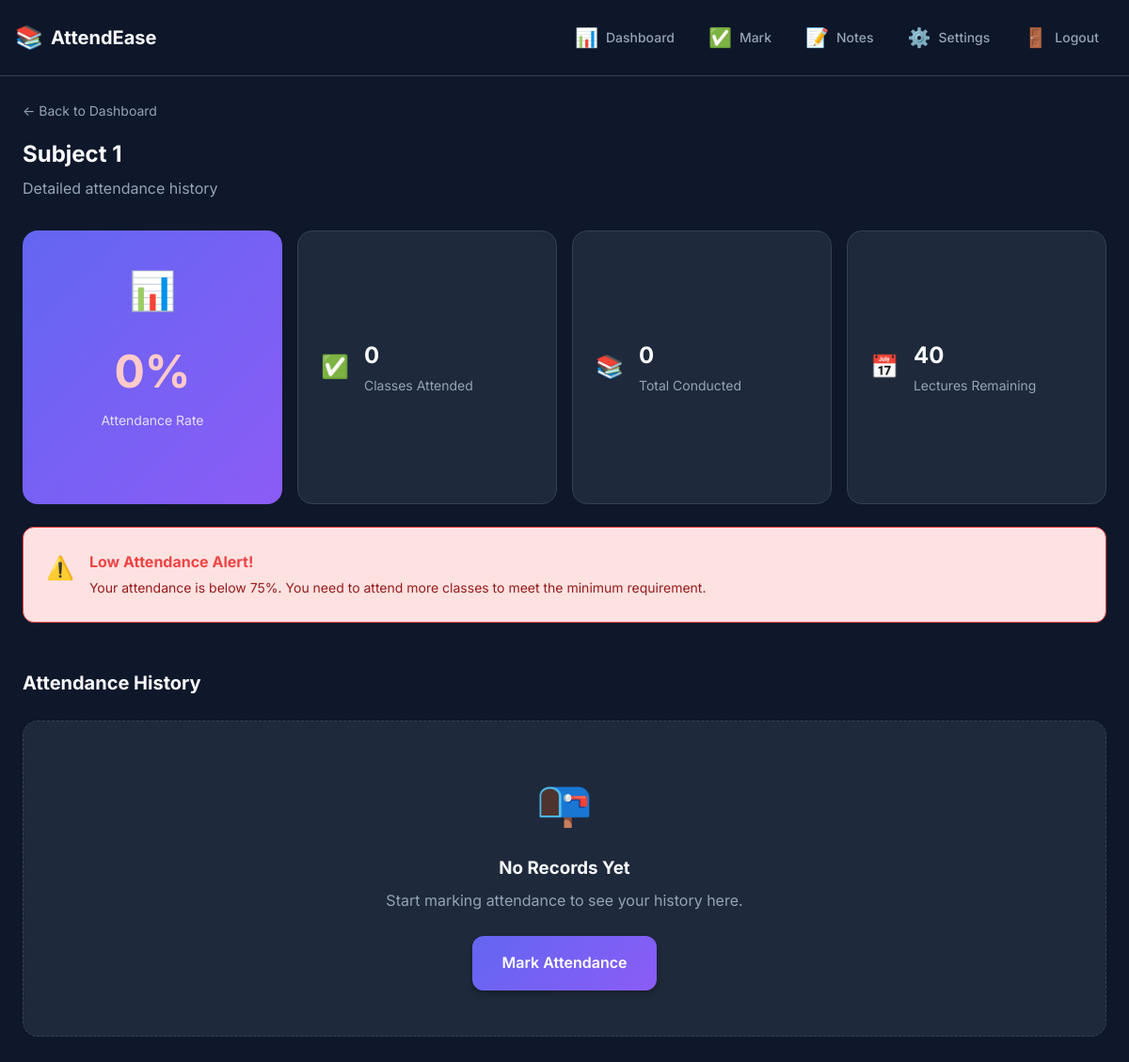
Page /subject/1 (signed in) on the earlier database version.
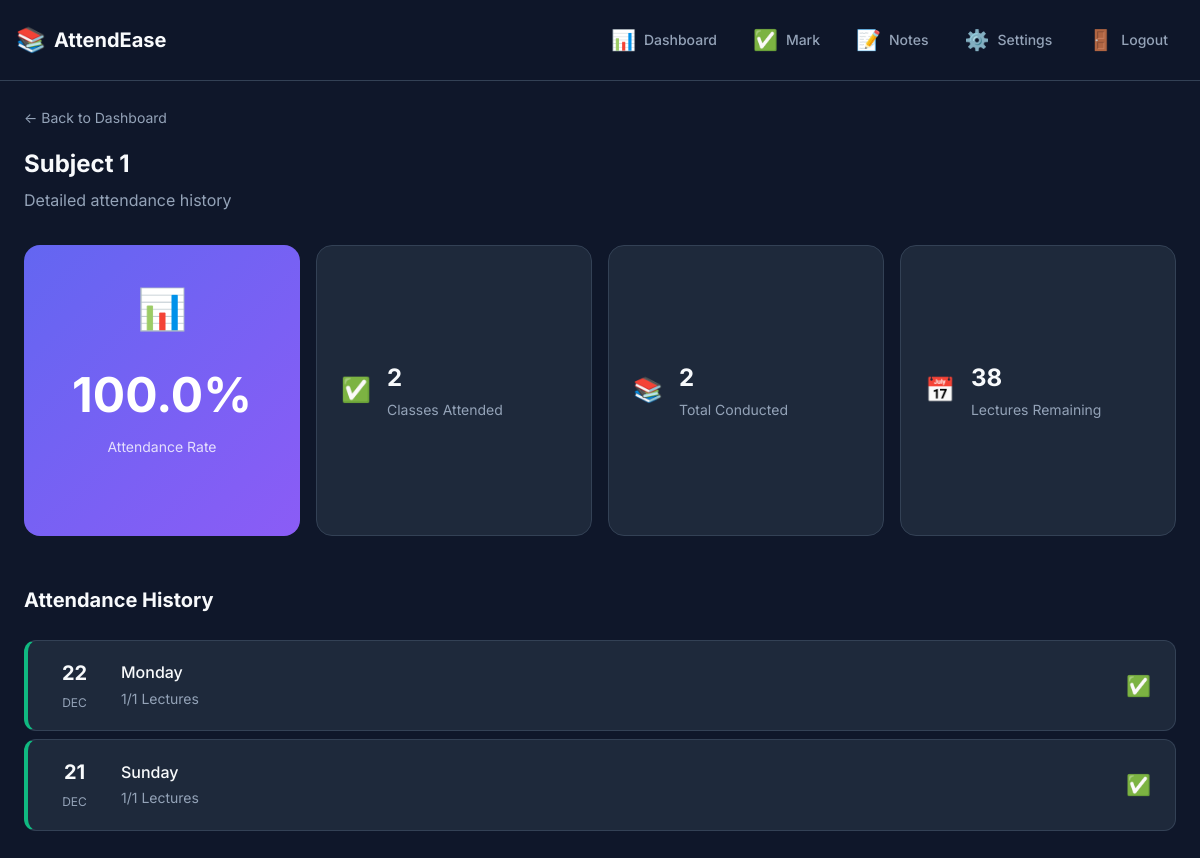
Same page on the later database version.
### models.py (models this page shows)
class Subject(db.Model):
    __tablename__ = 'subjects'
    id = db.Column(db.Integer, primary_key=True)
    name = db.Column(db.String(100), nullable=False)
    total_lectures = db.Column(db.Integer, default=40)
    attendance_records = db.relationship('Attendance', backref='subject', lazy='dynamic')
    def get_user_attendance(self, user_id):
        from sqlalchemy import func
        result = db.session.query(
            func.coalesce(func.sum(Attendance.lectures_present), 0).label('present'),
            func.coalesce(func.sum(Attendance.lectures_total), 0).label('total')
        ).filter_by(user_id=user_id, subject_id=self.id).first()
        present = result.present if result else 0
        total = result.total if result else 0
        percentage = (present / total * 100) if total > 0 else 0
        remaining = max(0, self.total_lectures - total)
        return {
            'attended': present,
            'total_marked': total,
            'total_lectures': self.total_lectures,
            'remaining': remaining,
            'percentage': round(percentage, 1)
        }

class Attendance(db.Model):
    __tablename__ = 'attendance'
    id = db.Column(db.Integer, primary_key=True)
    user_id = db.Column(db.Integer, db.ForeignKey('users.id'), nullable=False)
    subject_id = db.Column(db.Integer, db.ForeignKey('subjects.id'), nullable=False)
    date = db.Column(db.Date, nullable=False, default=datetime.utcnow().date)
    lectures_present = db.Column(db.Integer, default=1)
    lectures_total = db.Column(db.Integer, default=1)
    created_at = db.Column(db.DateTime, default=datetime.utcnow)
    __table_args__ = (db.UniqueConstraint('user_id', 'subject_id', 'date', name='unique_attendance'),)

### app.py (the view)
@app.route('/subject/<int:subject_id>')
@login_required
def subject_detail(subject_id):
    subject = Subject.query.get_or_404(subject_id)
    stats = subject.get_user_attendance(current_user.id)
    records = Attendance.query.filter_by(
        user_id=current_user.id,
        subject_id=subject_id
    ).order_by(Attendance.date.desc()).all()
    return render_template('subject_detail.html', subject=subject, stats=stats, records=records)

### app.py (called while the page is built)
@login_manager.user_loader
def load_user(user_id):
    return User.query.get(int(user_id))

### templates/subject_detail.html (shortened to what this page needs)
{% extends 'base.html' %}
{% block content %}
<div class="subject-detail">
    <header class="page-header">
        <a href="{{ url_for('dashboard') }}" class="back-link">← Back to Dashboard</a>
        <h1>{{ subject.name }}</h1>
        <p>Detailed attendance history</p>
    </header>
    <section class="subject-overview">
        <div class="overview-grid">
            <div class="overview-card main">
                <div class="card-icon">📊</div>
                <div class="card-content">
                    <span class="card-value {{ 'low' if stats.percentage < 75 else 'good' }}">{{ stats.percentage
                        }}%</span>
                    <span class="card-label">Attendance Rate</span>
                </div>
            </div>
            <div class="overview-card">
                <div class="card-icon">✅</div>
                <div class="card-content">
                    <span class="card-value">{{ stats.attended }}</span>
                    <span class="card-label">Classes Attended</span>
                </div>
            </div>
            <div class="overview-card">
                <div class="card-icon">📚</div>
                <div class="card-content">
                    <span class="card-value">{{ stats.total_marked }}</span>
                    <span class="card-label">Total Conducted</span>
                </div>
            </div>
            <div class="overview-card">
                <div class="card-icon">📅</div>
                <div class="card-content">
                    <span class="card-value">{{ stats.remaining }}</span>
                    <span class="card-label">Lectures Remaining</span>
                </div>
            </div>
        </div>
        {% if stats.percentage < 75 %} <div class="warning-banner">
            <span class="warning-icon">⚠️</span>
            <div class="warning-content">
                <strong>Low Attendance Alert!</strong>
                <p>Your attendance is below 75%. You need to attend more classes to meet the minimum requirement.</p>
            </div>
</div>
{% endif %}
</section>
<section class="history-section">
    <h2>Attendance History</h2>
    {% if records %}
    <div class="history-list">
        {% for record in records %}
        <div
            class="history-item {{ 'present' if record.lectures_present == record.lectures_total else ('absent' if record.lectures_present == 0 else 'partial') }}">
            <div class="history-date">
                <span class="date-day">{{ record.date.strftime('%d') }}</span>
                <span class="date-month">{{ record.date.strftime('%b') }}</span>
            </div>
            <div class="history-info">
                <span class="history-day">{{ record.date.strftime('%A') }}</span>
                <span class="history-status">{{ record.lectures_present }}/{{ record.lectures_total }} Lectures</span>
            </div>
            <div class="history-icon">
                {% if record.lectures_present == record.lectures_total %}
                ✅
                {% elif record.lectures_present == 0 %}
                ❌
                {% else %}
                ⚠️
                {% endif %}
            </div>
        </div>
        {% endfor %}
    </div>
    {% else %}
    <div class="empty-state">
        <div class="empty-icon">📭</div>
        <h3>No Records Yet</h3>
        <p>Start marking attendance to see your history here.</p>
        <a href="{{ url_for('mark_attendance') }}" class="btn btn-primary">Mark Attendance</a>
    </div>
    {% endif %}
</section>
</div>
{% endblock %}

### templates/base.html (shortened to what this page needs)
<!DOCTYPE html>
<html lang="en">
<head>
    <link rel="stylesheet" href="{{ url_for('static', filename='css/style.css') }}">
</head>
<body>
    {% if current_user.is_authenticated %}
    <nav class="navbar">
        <div class="nav-container">
            <a href="{{ url_for('dashboard') }}" class="nav-brand">
                <span class="brand-icon">📚</span>
                <span class="brand-text">AttendEase</span>
            </a>
            <div class="nav-menu">
                <a href="{{ url_for('dashboard') }}"
                    class="nav-link {% if request.endpoint == 'dashboard' %}active{% endif %}">
                    <span class="nav-icon">📊</span>
                    <span>Dashboard</span>
                </a>
                <a href="{{ url_for('mark_attendance') }}"
                    class="nav-link {% if request.endpoint == 'mark_attendance' %}active{% endif %}">
                    <span class="nav-icon">✅</span>
                    <span>Mark</span>
                </a>
                <a href="{{ url_for('notes') }}" class="nav-link {% if request.endpoint == 'notes' %}active{% endif %}">
                    <span class="nav-icon">📝</span>
                    <span>Notes</span>
                </a>
                <a href="{{ url_for('settings') }}"
                    class="nav-link {% if request.endpoint == 'settings' %}active{% endif %}">
                    <span class="nav-icon">⚙️</span>
                    <span>Settings</span>
                </a>
                <a href="{{ url_for('logout') }}" class="nav-link logout">
                    <span class="nav-icon">🚪</span>
                    <span>Logout</span>
                </a>
            </div>
        </div>
    </nav>
    {% endif %}
    <main class="main-content">
        {% block content %}{% endblock %}
    </main>
</body>
</html>

Differences in the rows shown:
added Attendance: date "22", date "DEC", date "Monday", lectures_present "1", lectures_total "1"
added Attendance: date "21", date "DEC", date "Sunday", lectures_present "1", lectures_total "1"
Other differences:
{{ stats.percentage }}: "0" → "100.0"
{{ stats.attended }}: "0" → "2"
{{ stats.total_marked }}: "0" → "2"
{{ stats.remaining }}: "40" → "38"
text no longer shown: "⚠️ Low Attendance Alert! Your attendance is below 75%. You need to attend more classes to meet the minimum requirement. 📭 No Records Yet Start marking attendance to see your history here. Mark Attendance"
